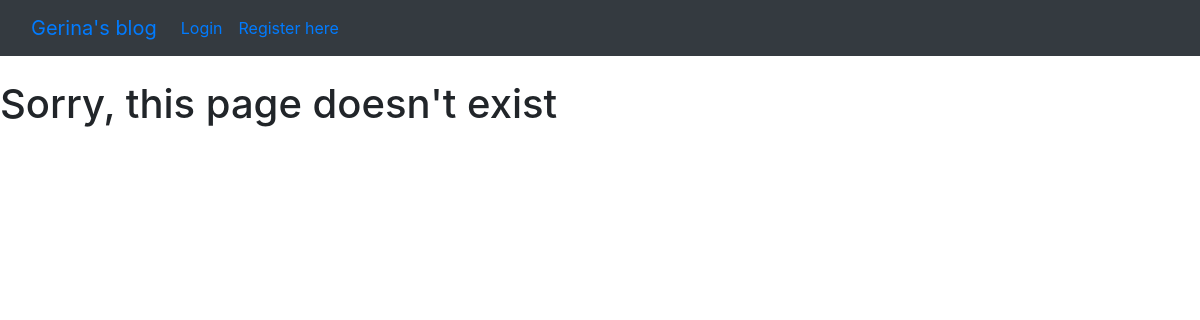
/category/Coding/, run on an earlier commit of the app's database.
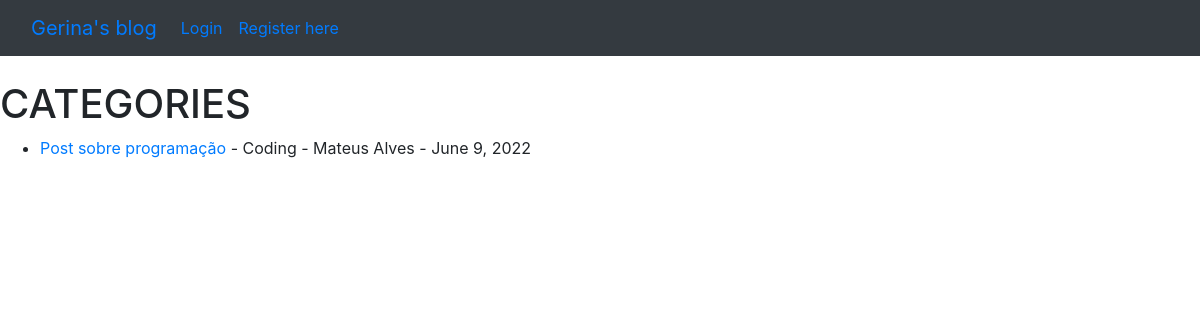
And on a later commit of the database.
### theblog/models.py (models this page shows, shortened)
class Post(models.Model):
    title = models.CharField(max_length=255)
    author = models.ForeignKey(User, on_delete=models.CASCADE)
    body = models.TextField()
    title_tag = models.CharField(max_length=255, default=title)
    post_date = models.DateField(auto_now_add=True)
    category = models.CharField(max_length=255, default='uncategorized')

### theblog/views.py (the view)
# urls.py: path('category/<str:catego>/', CategoryView, name='category')
def CategoryView(request, catego):
    category_posts = Post.objects.filter(category=catego).order_by('-post_date')
    return render(request, 'categories.html', {'catego':catego.title(), 'category_posts':category_posts})

### theblog/templates/categories.html (shortened to what this page needs)
{% extends 'base.html' %}
{% block content %}
{% if category_posts %}
    <h1> CATEGORIES</h1>
        <ul>
            {% for post in category_posts %}
                <li><a href="{% url 'article-detail' post.pk %}">{{ post.title }}</a>
                    - {{ post.category }}
                    - {{ post.author.first_name }} {{ post.author.last_name }}
                    - {{ post.post_date }}
            {% endfor %}
        </ul>
{% else %}
    <h1>Sorry, this page doesn't exist</h1>
{% endif %}
{% endblock %}

What changed in the data, as far as the page shows it:
added Post: title "Post sobre programação", category "Coding", author.first_name "Mateus", author.last_name "Alves", post_date "June 9, 2022"
Also different on the page:
text no longer shown: "Sorry, this page doesn't exist"
text now shown: "CATEGORIES"
